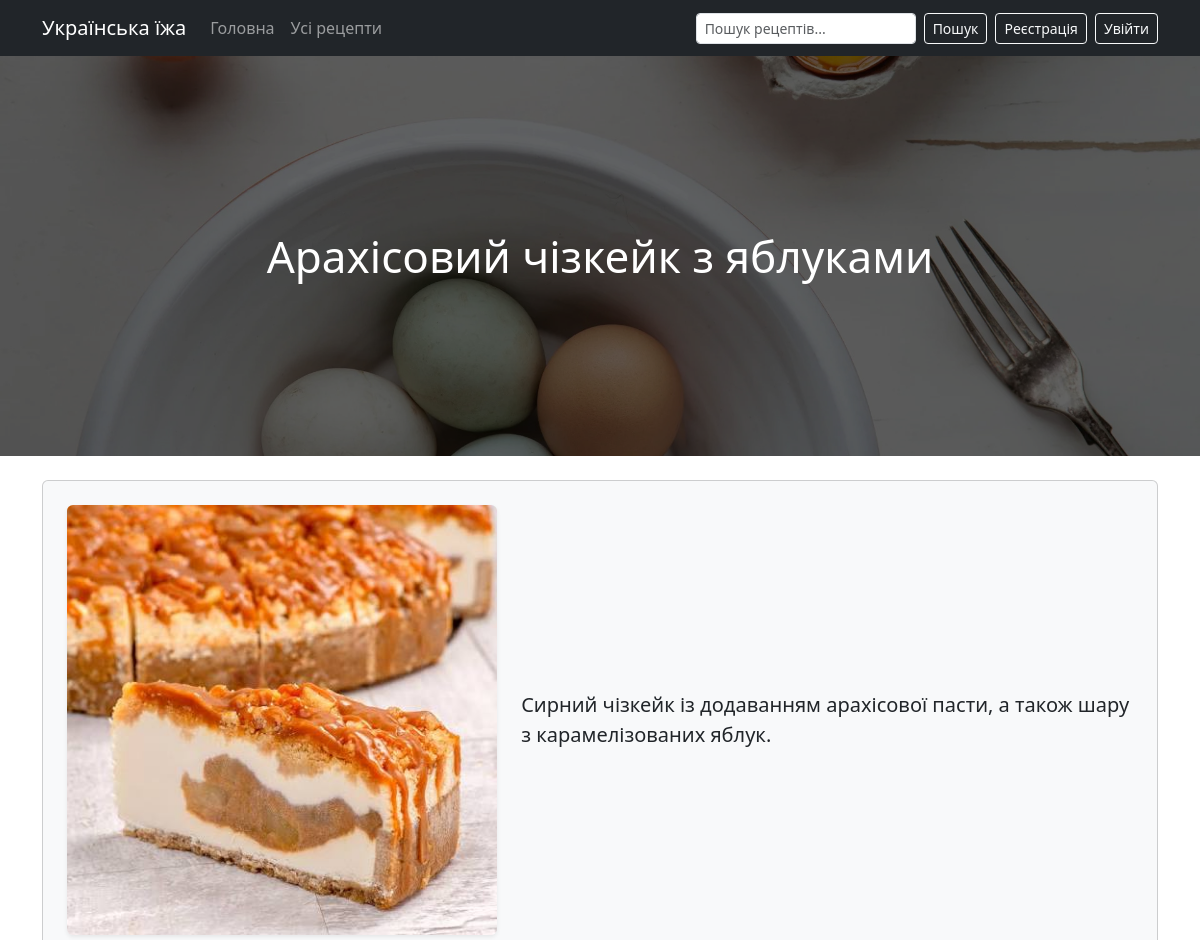
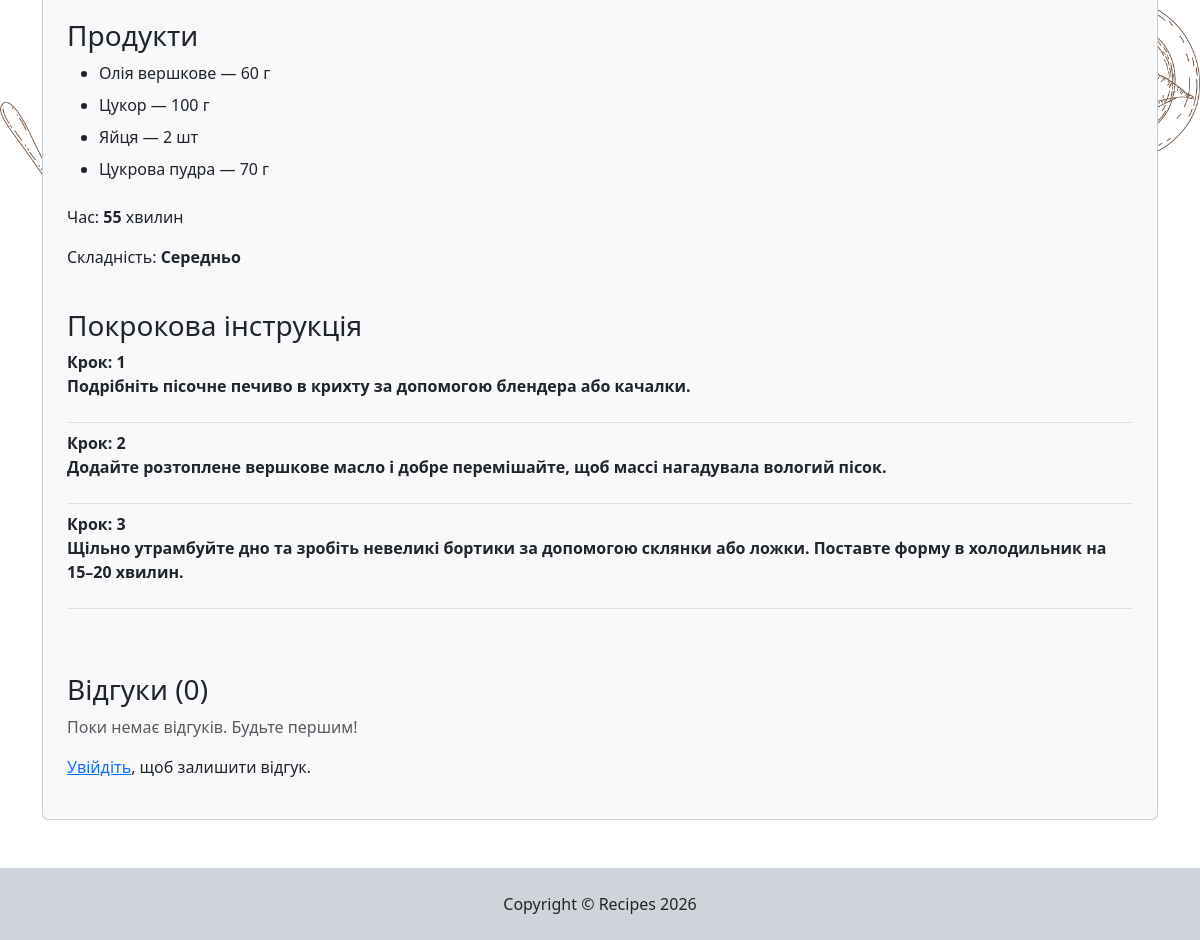
/recipes/recipe/2/, run on the app's committed database (2 pictures, top to bottom).
### main/models.py (models this page shows, shortened)
class Recipe(models.Model):
    name = models.CharField(max_length=200, verbose_name='Название')
    preparation_time = models.IntegerField(verbose_name='Время приготовления (мин)')
    complexity = models.CharField(max_length=10, choices=RECEPTION_CHOICES, verbose_name='Сложность')
    description = models.TextField(verbose_name='Описание')
    image = models.ImageField(upload_to='images/', verbose_name='Изображение')
    author = models.ForeignKey(User, on_delete=models.CASCADE)
    date_created = models.DateTimeField(auto_now_add=True)
    category = models.ForeignKey(Category, on_delete=models.CASCADE, verbose_name='Категория')
    ingredients = models.ManyToManyField(Ingredient, through='RecipeIngredient')
    class Meta:
        ordering = ['-date_created']

class RecipeIngredient(models.Model):
    recipe = models.ForeignKey(
        Recipe, on_delete=models.CASCADE, related_name="recipe_choice"
    )
    ingredient = models.ForeignKey(
        Ingredient, on_delete=models.CASCADE, related_name="ingredient_choice"
    )
    amount = models.CharField(max_length=200)
    unit = models.CharField(max_length=200)

class Ingredient(models.Model):
    name = models.CharField(max_length=200, verbose_name='Название')

class RecipeStep(models.Model):
    recipe = models.ForeignKey(Recipe, on_delete=models.CASCADE, related_name='steps')
    number = models.IntegerField()
    text = models.TextField()
    class Meta:
        ordering = ['number']

### main/views.py (the view)
# urls.py: path('recipe/<int:pk>/', views.recipe_detail, name='recipe_detail'),
def recipe_detail(request, pk):
    recipe = get_object_or_404(Recipe, pk=pk)
    reviews = recipe.reviews.select_related('author')
    form = ReviewForm()
    return render(request, 'main/recipe_detail.html',
                  {'recipe': recipe, 'reviews': reviews, 'form': form})

### main/forms.py
class ReviewForm(forms.ModelForm):
    class Meta:
        model = Review
        fields = ('rating', 'text')
        widgets = {
            'rating': forms.Select(
                choices=[(i, i) for i in range(1, 6)],
                attrs={'class': 'form-select'},
            ),
            'text': forms.Textarea(attrs={'class': 'form-control', 'rows': 3}),
        }
        labels = {
            'rating': 'Оцінка (1–5)',
            'text': 'Текст відгуку',
        }

### main/templates/main/recipe_detail.html (shortened to what this page needs)
{% extends 'main/base.html'%}
{% load static %}
{% block content %}
<div class="mb-5">
    <div class="hero mb-4">
        <img src="{% static 'main/img/banner.jpg' %}" alt="{{ recipe.name }}" class="hero__image">
        <div class="hero__overlay">
            <h1 class="hero__title">{{ recipe.name }}</h1>
        </div>
    </div>
    <div class="container">
        <div class="card p-4 shadow-md mt-4 bg-light">
            <div class="row align-items-center mb-4">
                {% if recipe.image %}
                <div class="col-md-5 mb-3 mb-md-0">
                    <img src="{{ recipe.image.url }}" alt="{{ recipe.name }}" class="img-fluid rounded shadow-sm">
                </div>
                <div class="col-md-7">
                    <p class="lead mb-0">{{ recipe.description }}</p>
                </div>
                {% else %}
                <div class="col-12">
                    <p class="lead mb-0">{{ recipe.description }}</p>
                </div>
                {% endif %}
            </div>
            <h3>Продукти</h3>
            <ul class="list">
                {% for item in recipe.recipe_choice.all %}
                <li class="mb-2 pl-2">
                    {{ item.ingredient.name }} — {{ item.amount }} {{ item.unit }}
                </li>
                {% endfor %}
            </ul>
            <p>Час: <strong>{{ recipe.preparation_time }}</strong> хвилин</p>
            <p>Складність: <strong>{{ recipe.complexity }}</strong></p>
            <div class="mt-4">
                <h3>Покрокова інструкція</h3>
                <ul class="list-unstyled ">
                    {% for step in recipe.steps.all %}
                    <li class="mb-2 border-bottom pb-2">
                        <p class="mb-0 fw-bold">Крок: {{ step.number }}</p>
                        <p class="fw-semibold">{{ step.text }}</p>
                    </li>
                    {% endfor %}
                </ul>
            </div>
            <h3 class="mt-5">Відгуки ({{ reviews|length }})</h3>
            {% for review in reviews %}
            <div class="card mb-3">
                <div class="card-body">
                    <div class="d-flex justify-content-between">
                        <strong>{{ review.author.username }}</strong>
                        <span class="text-muted small">{{ review.date_created|date:"j E Y" }}</span>
                    </div>
                    <div class="text-warning mb-2">★ {{ review.rating }}/5</div>
                    <p class="mb-0">{{ review.text|linebreaksbr }}</p>
                </div>
            </div>
            {% empty %}
            <p class="text-muted">Поки немає відгуків. Будьте першим!</p>
            {% endfor %}
            {% if user.is_authenticated %}
            <h4 class="mt-4">Залишити відгук</h4>
            <form method="post" action="{% url 'add_review' recipe.pk %}">
                {% csrf_token %}
                <div class="mb-3">
                    <label for="{{ form.rating.id_for_label }}" class="form-label">{{ form.rating.label }}</label>
                    {{ form.rating }}
                    {{ form.rating.errors }}
                </div>
                <div class="mb-3">
                    <label for="{{ form.text.id_for_label }}" class="form-label">{{ form.text.label }}</label>
                    {{ form.text }}
                    {{ form.text.errors }}
                </div>
                <button type="submit" class="btn btn-success rounded-pill px-4">Надіслати</button>
            </form>
            {% else %}
            <p><a href="{% url 'login' %}">Увійдіть</a>, щоб залишити відгук.</p>
            {% endif %}
        </div>
    </div>
</div>
{% endblock %}

### main/static/main/css/main.css (style rules this page uses)
body { position: relative; }
.hero { position: relative; height: 400px; margin-bottom: 80px; }
.hero__image { width: 100%; height: 100%; object-fit: cover; }
.hero__overlay { position: absolute; top: 0; left: 0; width: 100%; height: 100%; display: flex; align-items: center; justify-content: center; text-align: center; padding: 0 1rem; background: rgba(0, 0, 0, 0.6); }
.hero__title { max-width: 900px; font-size: 44px; line-height: 1.2; color: #fff; text-align: center; margin: 0; }
.card img { width: 100%; height: 200px; object-fit: cover; border-radius: .5rem; }
@media (min-width: 576px) { .card img { height: 100%; min-height: 180px; } }

### data on the page
Recipe: name "Арахісовий чізкейк з яблуками", image (picture), description "Сирний чізкейк із додаванням арахісової пасти, а також шару з карамелізованих яблук.", preparation_time "55", complexity "Середньо"
RecipeIngredient: ingredient.name "Олія вершкове", amount "60", unit "г"
RecipeIngredient: ingredient.name "Цукор", amount "100", unit "г"
RecipeIngredient: ingredient.name "Яйця", amount "2", unit "шт"
RecipeIngredient: ingredient.name "Цукрова пудра", amount "70", unit "г"
RecipeStep: number "1", text "Подрібніть пісочне печиво в крихту за допомогою блендера або качалки."
RecipeStep: number "2", text "Додайте розтоплене вершкове масло і добре перемішайте, щоб массі нагадувала вологий пісок."
RecipeStep: number "3", text "Щільно утрамбуйте дно та зробіть невеликі бортики за допомогою склянки або ложки. Поставте форму в холодильник на 15–20 хвилин."

### other printed values
{{ reviews|length }} "0"
